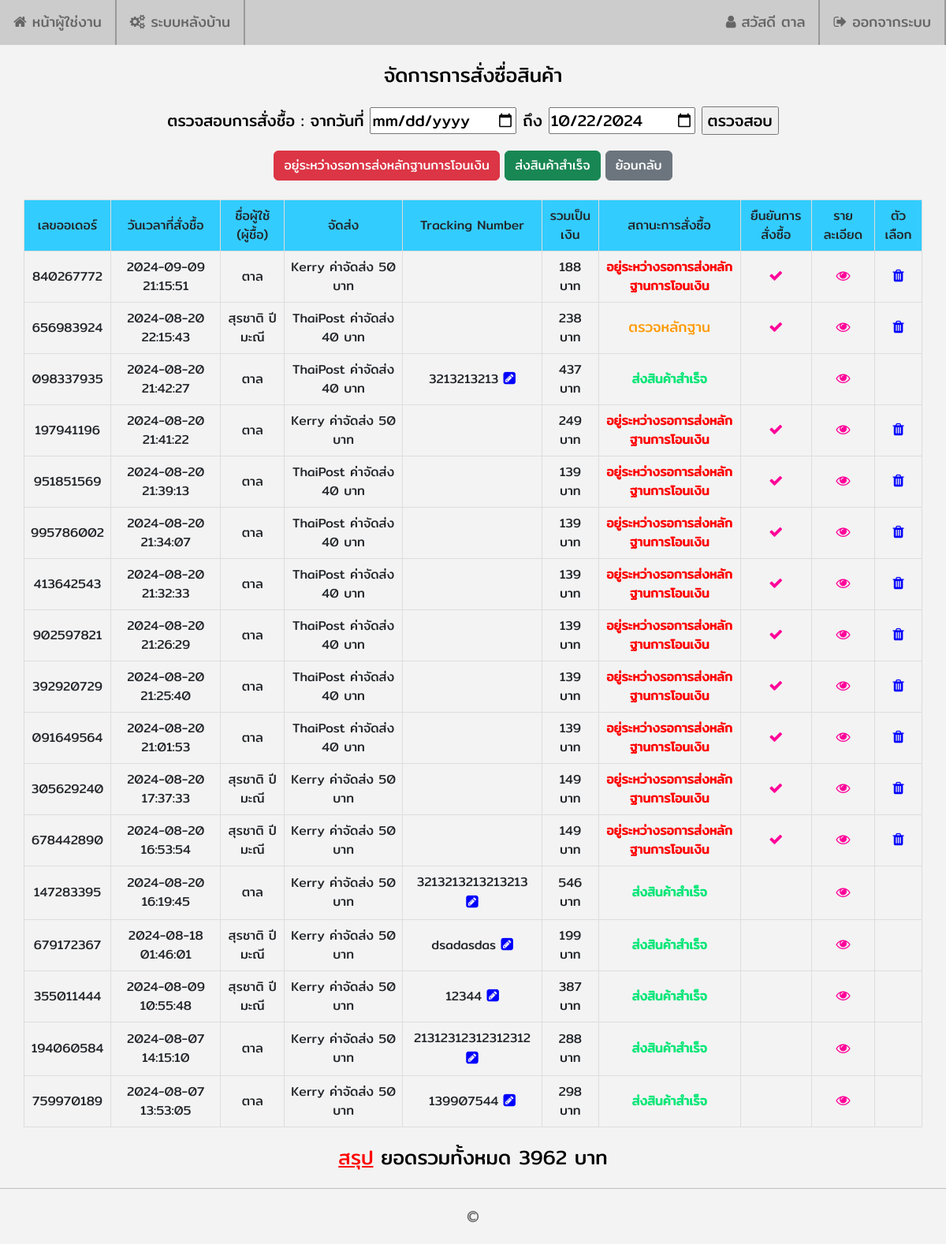
The page /admin/order_list.php (signed in) on the database its author committed.
### tables this page shows
CREATE TABLE `order_list` (
  `order_id` int(10) NOT NULL,
  `order_ordernumber` varchar(10) NOT NULL,
  `order_date` datetime NOT NULL,
  `order_price` int(9) NOT NULL,
  `order_status` enum('อยู่ระหว่างรอการส่งหลักฐานการโอนเงิน','อยู่ระหว่างการตรวจหลักฐาน','อยู่ระหว่างจัดส่งสินค้า','ส่งสินค้าสำเร็จ') NOT NULL DEFAULT 'อยู่ระหว่างรอการส่งหลักฐานการโอนเงิน',
  `order_img` text NOT NULL,
  `member_id` int(10) NOT NULL,
  `transport_id` int(10) NOT NULL,
  `tracking_number` varchar(30) DEFAULT NULL,
  `order_address` text NOT NULL
);

CREATE TABLE `member` (
  `member_id` int(10) NOT NULL,
  `member_username` varchar(30) NOT NULL,
  `member_password` varchar(30) NOT NULL,
  `member_name` varchar(100) NOT NULL,
  `member_email` varchar(100) NOT NULL,
  `member_address` text NOT NULL,
  `member_address2` text NOT NULL,
  `member_tel` varchar(10) NOT NULL,
  `member_img` text NOT NULL,
  `member_date` datetime NOT NULL,
  `member_level` enum('user','admin') NOT NULL DEFAULT 'user'
);

CREATE TABLE `transport` (
  `transport_id` int(10) NOT NULL,
  `transport_name` varchar(100) NOT NULL,
  `transport_price` varchar(5) NOT NULL
);

### admin/order_list.php (the view, shortened to what this page needs)
<?php
    require_once('../connections/mysqli.php');
    $total = 0;
    $statusCondition = "";
    $strSQL2 = "SELECT * FROM order_list
                INNER JOIN (member, transport)
                ON (order_list.member_id = member.member_id AND order_list.transport_id = transport.transport_id)
                WHERE 1 $statusCondition
                ORDER BY order_id DESC";
    $objQuery2 = mysqli_query($Connection,$strSQL2);
?>
<!DOCTYPE html>
<html lang="en">
<head>
  <link rel="stylesheet" href="https://cdn.jsdelivr.net/npm/bootstrap@5.3.3/dist/css/bootstrap.min.css">
  <link rel="stylesheet" href="https://cdnjs.cloudflare.com/ajax/libs/font-awesome/4.7.0/css/font-awesome.min.css">
  <link rel="stylesheet" type="text/css" href="../assets/css/body.css">
  <link rel="stylesheet" type="text/css" href="../assets/css/navigationbar.css">
  <link rel="stylesheet" type="text/css" href="../assets/css/shop.css">
</head>
<body>
  <?php include '../includes/navbar_admin.php';?>
  <div class="shop_div_10">
    <span class="shop_span_7_2">จัดการการสั่งซื่อสินค้า</span>
    <form name="order_list_date" method="post" action="order_list_date.php">
      <span class="shop_span_7_5">ตรวจสอบการสั่งชื้อ : จากวันที่ <input type="date" name="startdate" id="startdate"> ถึง <input type="date" name="enddate" id="enddate" value="<?php echo date("Y-m-d"); ?>"> <input type="submit" name="submit" id="submit" value="ตรวจสอบ"></span>
    </form>
    <button type="button" class="btn btn-danger" onclick="window.location.href='?status=pending'">อยู่ระหว่างรอการส่งหลักฐานการโอนเงิน</button>
    <button type="button" class="btn btn-success" onclick="window.location.href='?status=completed'">ส่งสินค้าสำเร็จ</button>
      <a href="order_list.php"><button type="button" class="btn btn-secondary">ย้อนกลับ</button></a>
      <br><br>
    <table class="shop_table_1">
      <tr>
        <td bgcolor="#33CCFF">เลขออเดอร์</td>
        <td bgcolor="#33CCFF">วันเวลาที่สั่งชื้อ</td>
        <td bgcolor="#33CCFF">ชื่อผู้ใช้ (ผู้ชื้อ)</td>
        <td bgcolor="#33CCFF">จัดส่ง</td>
        <td bgcolor="#33CCFF">Tracking Number</td>
        <td bgcolor="#33CCFF">รวมเป็นเงิน</td>
        <td bgcolor="#33CCFF">สถานะการสั่งซื้อ</td>
        <td bgcolor="#33CCFF">ยืนยันการสั่งซื้อ</td>
        <td bgcolor="#33CCFF">รายละเอียด</td>
        <td bgcolor="#33CCFF" width="60px">ตัวเลือก</td>
      </tr>
      <?php
      while ($objResult2 = mysqli_fetch_array($objQuery2,MYSQLI_ASSOC)) {
      ?>
      <tr>
        <td><?php echo $objResult2["order_ordernumber"];?></td>
        <td><?php echo $objResult2["order_date"];?></td>
        <td><?php echo $objResult2["member_name"];?></td>
        <td><?php echo $objResult2["transport_name"]." ค่าจัดส่ง ".$objResult2["transport_price"]." บาท"; ?></td>
        <td>
          <?php
          if ($objResult2["tracking_number"] == NULL) {
          } else {
          ?>
          <?php echo $objResult2["tracking_number"];?> <a class="shop_a_3" href="tracking_number_edit.php?order_id=<?php echo $objResult2["order_id"];?>"><i class="fa fa-pencil-square"></i></a>
          <?php
          }
          ?>
        </td>
        <td><?php echo $objResult2["order_price"] + $objResult2["transport_price"]." บาท";?></td>
        <td>
          <?php
          if ($objResult2["order_status"] == 'อยู่ระหว่างรอการส่งหลักฐานการโอนเงิน') {
            echo "<b style='color:red'> อยู่ระหว่างรอการส่งหลักฐานการโอนเงิน </b>";
          } elseif ($objResult2["order_status"] == 'อยู่ระหว่างการตรวจหลักฐาน') {
          ?>
            <span><a class="shop_a_4" target="_blank" href="../images/money_transfer_slip/<?php echo $objResult2["order_img"]; ?>">ตรวจหลักฐาน</a></span>
          <?php
          } elseif ($objResult2["order_status"] == 'อยู่ระหว่างจัดส่งสินค้า') {
          ?>
            <span>อยู่ระหว่างจัดส่งสินค้า <a class="shop_a_4" href="order_list_member.php?member_id=<?php echo $objResult2["member_id"];?>">ข้อมูลลูกค้า</a></span>
          <?php
          } elseif ($objResult2["order_status"] == 'ส่งสินค้าสำเร็จ') {
          ?>
            <span><b style="color:#00E676;">ส่งสินค้าสำเร็จ</b></span>
          <?php
          }
          ?>
        </td>
        <td>
          <?php
          if ($objResult2["order_status"] != 'ส่งสินค้าสำเร็จ') {
          ?>
            <a class="shop_a_5" href="JavaScript:if(confirm('คุณแน่ใจใช่หรือไม่')==true){window.location='order_list_past.php?order_id=<?php echo $objResult2["order_id"];?>';}"><i class="fa fa-check"></i></a>
          <?php
          }
          ?>
        </td>
        <td>
  <a class="shop_a_5" href="../order_view.php?order_ordernumber=<?php echo $objResult2["order_ordernumber"];?>" target="_blank">
    <i class="fa fa-eye"></i>
  </a>
</td>
        <td>
          <?php
          if ($objResult2["order_status"] != 'ส่งสินค้าสำเร็จ') {
          ?>
            <a class="shop_a_3" href="JavaScript:if(confirm('คุณต้องการลบข้อมูลใช่หรือไม่')==true){window.location='order_list_delete.php?order_id=<?php echo $objResult2["order_id"];?>&order_ordernumber=<?php echo $objResult2["order_ordernumber"];?>';}"><i class="fa fa-trash"></i></a>
          <?php
          }
          ?>
        </td>
      </tr>
      <?php
      $total = $total + ($objResult2["order_price"] + $objResult2["transport_price"]);
      }
      ?>
    </table>
    <span class="shop_span_7_4"><span class="shop_span_7_4_1">สรุป</span> ยอดรวมทั้งหมด <?php echo $total; ?> บาท</span>
  </div>
  <hr>
  <?php include '../includes/footer.php';?>
</body>
</html>

### assets/css/body.css (style rules this page uses)
body { font-family: mitrregular; background-color: #f3f3f3; margin-left: 0px; margin-top: 0px; margin-right: 0px; margin-bottom: 0px; }

### assets/css/shop.css (style rules this page uses)
div.shop_div_10 { display: block; margin: auto; margin-top: 20px; margin-bottom: 20px; width: 95%; text-align: center; }
span.shop_span_7_2 { display: block; color: #000; font-size: 25px; margin-bottom: 20px; }
span.shop_span_7_4 { display: block; color: #000; font-size: 25px; margin-bottom: 20px; margin-top: 20px; }
span.shop_span_7_4_1 { color: red; font-size: 25px; text-decoration: underline; margin-bottom: 20px; margin-top: 20px; }
span.shop_span_7_5 { display: block; color: #000; font-size: 20px; margin-bottom: 20px; }
a.shop_a_3:link, a.shop_a_3:visited, a.shop_a_3:hover, a.shop_a_3:active { color: #0000FF; text-decoration: none; font-size: 18px; }
a.shop_a_4:link, a.shop_a_4:visited, a.shop_a_4:hover, a.shop_a_4:active { color: #FF9900; text-decoration: none; font-size: 18px; }
a.shop_a_5:link, a.shop_a_5:visited, a.shop_a_5:hover, a.shop_a_5:active { color: #FF0099; text-decoration: none; font-size: 18px; }
table.shop_table_1 { border-collapse: collapse; width: 100%; text-align: center; }
table.shop_table_1 tr, table.shop_table_1 td { border: 1px solid #ddd; padding: 8px; font-size: 16px; }

### rows shown on the page
order_list: order_ordernumber "840267772", order_date "2024-09-09 21:15:51", member.member_name "ตาล", transport.transport_name "Kerry", transport.transport_price "50", $objResult2["order_price"] + $objResult2["transport_price"] "188", shows "อยู่ระหว่างรอการส่งหลักฐานการโอนเงิน"
order_list: order_ordernumber "656983924", order_date "2024-08-20 22:15:43", member.member_name "สุรชาติ ปีมะณี", transport.transport_name "ThaiPost", transport.transport_price "40", $objResult2["order_price"] + $objResult2["transport_price"] "238"
order_list: order_ordernumber "098337935", order_date "2024-08-20 21:42:27", member.member_name "ตาล", transport.transport_name "ThaiPost", transport.transport_price "40", tracking_number "3213213213", $objResult2["order_price"] + $objResult2["transport_price"] "437", order_status "ส่งสินค้าสำเร็จ"
order_list: order_ordernumber "197941196", order_date "2024-08-20 21:41:22", member.member_name "ตาล", transport.transport_name "Kerry", transport.transport_price "50", $objResult2["order_price"] + $objResult2["transport_price"] "249", shows "อยู่ระหว่างรอการส่งหลักฐานการโอนเงิน"
order_list: order_ordernumber "951851569", order_date "2024-08-20 21:39:13", member.member_name "ตาล", transport.transport_name "ThaiPost", transport.transport_price "40", $objResult2["order_price"] + $objResult2["transport_price"] "139", shows "อยู่ระหว่างรอการส่งหลักฐานการโอนเงิน"
order_list: order_ordernumber "995786002", order_date "2024-08-20 21:34:07", member.member_name "ตาล", transport.transport_name "ThaiPost", transport.transport_price "40", $objResult2["order_price"] + $objResult2["transport_price"] "139", shows "อยู่ระหว่างรอการส่งหลักฐานการโอนเงิน"
order_list: order_ordernumber "413642543", order_date "2024-08-20 21:32:33", member.member_name "ตาล", transport.transport_name "ThaiPost", transport.transport_price "40", $objResult2["order_price"] + $objResult2["transport_price"] "139", shows "อยู่ระหว่างรอการส่งหลักฐานการโอนเงิน"
order_list: order_ordernumber "902597821", order_date "2024-08-20 21:26:29", member.member_name "ตาล", transport.transport_name "ThaiPost", transport.transport_price "40", $objResult2["order_price"] + $objResult2["transport_price"] "139", shows "อยู่ระหว่างรอการส่งหลักฐานการโอนเงิน"
order_list: order_ordernumber "392920729", order_date "2024-08-20 21:25:40", member.member_name "ตาล", transport.transport_name "ThaiPost", transport.transport_price "40", $objResult2["order_price"] + $objResult2["transport_price"] "139", shows "อยู่ระหว่างรอการส่งหลักฐานการโอนเงิน"
order_list: order_ordernumber "091649564", order_date "2024-08-20 21:01:53", member.member_name "ตาล", transport.transport_name "ThaiPost", transport.transport_price "40", $objResult2["order_price"] + $objResult2["transport_price"] "139", shows "อยู่ระหว่างรอการส่งหลักฐานการโอนเงิน"
order_list: order_ordernumber "305629240", order_date "2024-08-20 17:37:33", member.member_name "สุรชาติ ปีมะณี", transport.transport_name "Kerry", transport.transport_price "50", $objResult2["order_price"] + $objResult2["transport_price"] "149", shows "อยู่ระหว่างรอการส่งหลักฐานการโอนเงิน"
order_list: order_ordernumber "678442890", order_date "2024-08-20 16:53:54", member.member_name "สุรชาติ ปีมะณี", transport.transport_name "Kerry", transport.transport_price "50", $objResult2["order_price"] + $objResult2["transport_price"] "149", shows "อยู่ระหว่างรอการส่งหลักฐานการโอนเงิน"
order_list: order_ordernumber "147283395", order_date "2024-08-20 16:19:45", member.member_name "ตาล", transport.transport_name "Kerry", transport.transport_price "50", tracking_number "3213213213213213", $objResult2["order_price"] + $objResult2["transport_price"] "546", order_status "ส่งสินค้าสำเร็จ"
order_list: order_ordernumber "679172367", order_date "2024-08-18 01:46:01", member.member_name "สุรชาติ ปีมะณี", transport.transport_name "Kerry", transport.transport_price "50", tracking_number "dsadasdas", $objResult2["order_price"] + $objResult2["transport_price"] "199", order_status "ส่งสินค้าสำเร็จ"
order_list: order_ordernumber "355011444", order_date "2024-08-09 10:55:48", member.member_name "สุรชาติ ปีมะณี", transport.transport_name "Kerry", transport.transport_price "50", tracking_number "12344", $objResult2["order_price"] + $objResult2["transport_price"] "387", order_status "ส่งสินค้าสำเร็จ"
order_list: order_ordernumber "194060584", order_date "2024-08-07 14:15:10", member.member_name "ตาล", transport.transport_name "Kerry", transport.transport_price "50", tracking_number "21312312312312312", $objResult2["order_price"] + $objResult2["transport_price"] "288", order_status "ส่งสินค้าสำเร็จ"
order_list: order_ordernumber "759970189", order_date "2024-08-07 13:53:05", member.member_name "ตาล", transport.transport_name "Kerry", transport.transport_price "50", tracking_number "139907544", $objResult2["order_price"] + $objResult2["transport_price"] "298", order_status "ส่งสินค้าสำเร็จ"

### other values the page prints
$_SESSION["member_name"] "ตาล"
$total "3962"
